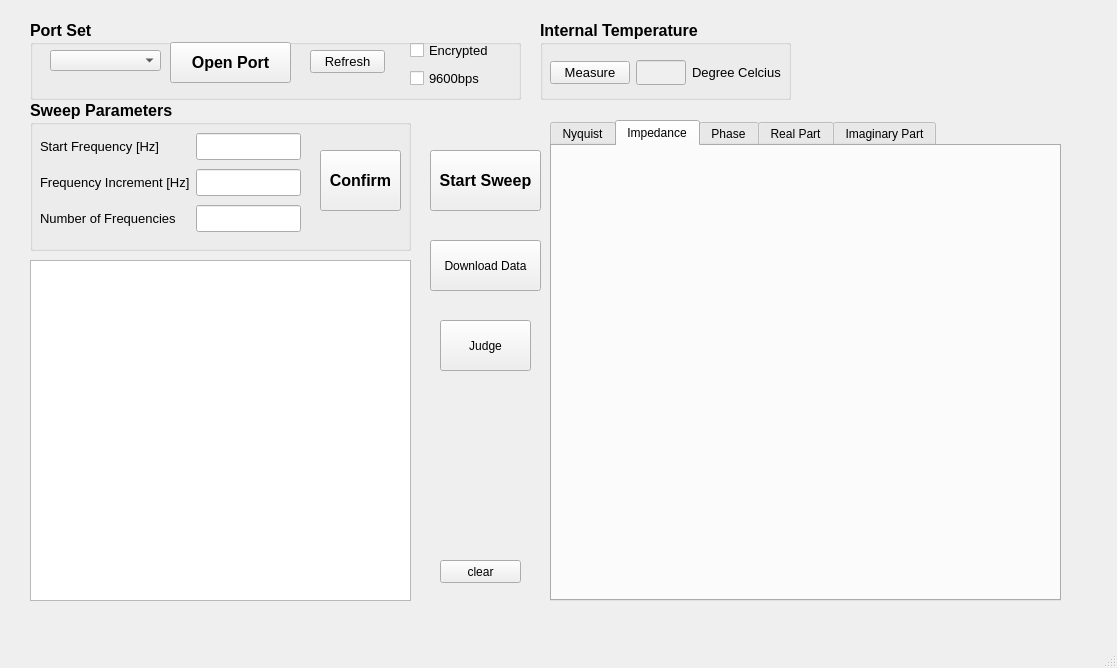
<?xml version="1.0" encoding="UTF-8"?>
<ui version="4.0">
 <class>MainWindow</class>
 <widget class="QMainWindow" name="MainWindow">
  <property name="geometry">
   <rect>
    <x>0</x>
    <y>0</y>
    <width>1117</width>
    <height>668</height>
   </rect>
  </property>
  <property name="minimumSize">
   <size>
    <width>800</width>
    <height>600</height>
   </size>
  </property>
  <property name="maximumSize">
   <size>
    <width>16777215</width>
    <height>16777215</height>
   </size>
  </property>
  <property name="windowTitle">
   <string>User Interface</string>
  </property>
  <widget class="QWidget" name="centralwidget">
   <widget class="QTextBrowser" name="recTEXT">
    <property name="geometry">
     <rect>
      <x>30</x>
      <y>260</y>
      <width>381</width>
      <height>341</height>
     </rect>
    </property>
   </widget>
   <widget class="QPushButton" name="clearButton">
    <property name="geometry">
     <rect>
      <x>440</x>
      <y>560</y>
      <width>81</width>
      <height>23</height>
     </rect>
    </property>
    <property name="text">
     <string>clear</string>
    </property>
   </widget>
   <widget class="QGroupBox" name="groupBox_5">
    <property name="geometry">
     <rect>
      <x>30</x>
      <y>20</y>
      <width>491</width>
      <height>80</height>
     </rect>
    </property>
    <property name="font">
     <font>
      <pointsize>12</pointsize>
      <weight>75</weight>
      <bold>true</bold>
     </font>
    </property>
    <property name="title">
     <string>Port Set</string>
    </property>
    <widget class="QCheckBox" name="checkBoxBPS">
     <property name="geometry">
      <rect>
       <x>380</x>
       <y>50</y>
       <width>71</width>
       <height>16</height>
      </rect>
     </property>
     <property name="font">
      <font>
       <pointsize>10</pointsize>
       <weight>50</weight>
       <bold>false</bold>
      </font>
     </property>
     <property name="text">
      <string>9600bps</string>
     </property>
    </widget>
    <widget class="QComboBox" name="comboBox">
     <property name="geometry">
      <rect>
       <x>20</x>
       <y>30</y>
       <width>111</width>
       <height>21</height>
      </rect>
     </property>
    </widget>
    <widget class="QPushButton" name="refreshButton">
     <property name="geometry">
      <rect>
       <x>280</x>
       <y>30</y>
       <width>75</width>
       <height>23</height>
      </rect>
     </property>
     <property name="font">
      <font>
       <pointsize>10</pointsize>
       <weight>50</weight>
       <bold>false</bold>
      </font>
     </property>
     <property name="text">
      <string>Refresh</string>
     </property>
    </widget>
    <widget class="QPushButton" name="comBUTTON">
     <property name="geometry">
      <rect>
       <x>140</x>
       <y>22</y>
       <width>121</width>
       <height>41</height>
      </rect>
     </property>
     <property name="font">
      <font>
       <pointsize>12</pointsize>
       <weight>75</weight>
       <bold>true</bold>
      </font>
     </property>
     <property name="text">
      <string>Open Port</string>
     </property>
    </widget>
    <widget class="QCheckBox" name="encryptBox">
     <property name="geometry">
      <rect>
       <x>380</x>
       <y>20</y>
       <width>81</width>
       <height>21</height>
      </rect>
     </property>
     <property name="font">
      <font>
       <pointsize>10</pointsize>
       <weight>50</weight>
       <bold>false</bold>
      </font>
     </property>
     <property name="text">
      <string>Encrypted </string>
     </property>
    </widget>
   </widget>
   <widget class="QGroupBox" name="groupBox_4">
    <property name="geometry">
     <rect>
      <x>540</x>
      <y>20</y>
      <width>251</width>
      <height>80</height>
     </rect>
    </property>
    <property name="font">
     <font>
      <pointsize>12</pointsize>
      <weight>75</weight>
      <bold>true</bold>
     </font>
    </property>
    <property name="title">
     <string>Internal Temperature</string>
    </property>
    <widget class="QWidget" name="layoutWidget">
     <property name="geometry">
      <rect>
       <x>10</x>
       <y>40</y>
       <width>231</width>
       <height>25</height>
      </rect>
     </property>
     <layout class="QHBoxLayout" name="horizontalLayout">
      <item>
       <widget class="QPushButton" name="pushButton_2">
        <property name="font">
         <font>
          <pointsize>10</pointsize>
          <weight>50</weight>
          <bold>false</bold>
         </font>
        </property>
        <property name="text">
         <string>Measure</string>
        </property>
       </widget>
      </item>
      <item>
       <widget class="QLineEdit" name="lineEdit">
        <property name="enabled">
         <bool>false</bool>
        </property>
        <property name="maximumSize">
         <size>
          <width>133</width>
          <height>16777215</height>
         </size>
        </property>
       </widget>
      </item>
      <item>
       <widget class="QLabel" name="label_8">
        <property name="font">
         <font>
          <pointsize>10</pointsize>
          <weight>50</weight>
          <bold>false</bold>
         </font>
        </property>
        <property name="text">
         <string>Degree Celcius</string>
        </property>
       </widget>
      </item>
     </layout>
    </widget>
   </widget>
   <widget class="QPushButton" name="pushButton_3">
    <property name="geometry">
     <rect>
      <x>430</x>
      <y>150</y>
      <width>111</width>
      <height>61</height>
     </rect>
    </property>
    <property name="font">
     <font>
      <pointsize>12</pointsize>
      <weight>75</weight>
      <bold>true</bold>
     </font>
    </property>
    <property name="text">
     <string>Start Sweep</string>
    </property>
   </widget>
   <widget class="QPushButton" name="Save_File">
    <property name="geometry">
     <rect>
      <x>430</x>
      <y>240</y>
      <width>111</width>
      <height>51</height>
     </rect>
    </property>
    <property name="text">
     <string>Download Data</string>
    </property>
   </widget>
   <widget class="QPushButton" name="pushButton">
    <property name="geometry">
     <rect>
      <x>440</x>
      <y>320</y>
      <width>91</width>
      <height>51</height>
     </rect>
    </property>
    <property name="text">
     <string>Judge</string>
    </property>
   </widget>
   <widget class="QTabWidget" name="tabWidget">
    <property name="geometry">
     <rect>
      <x>550</x>
      <y>120</y>
      <width>511</width>
      <height>481</height>
     </rect>
    </property>
    <property name="currentIndex">
     <number>1</number>
    </property>
    <widget class="QWidget" name="tab">
     <attribute name="title">
      <string>Nyquist</string>
     </attribute>
     <widget class="QCustomPlot" name="widget" native="true">
      <property name="geometry">
       <rect>
        <x>20</x>
        <y>20</y>
        <width>471</width>
        <height>431</height>
       </rect>
      </property>
     </widget>
    </widget>
    <widget class="QWidget" name="tab_2">
     <attribute name="title">
      <string>Impedance</string>
     </attribute>
     <widget class="QCustomPlot" name="widget_2" native="true">
      <property name="geometry">
       <rect>
        <x>20</x>
        <y>20</y>
        <width>471</width>
        <height>431</height>
       </rect>
      </property>
     </widget>
    </widget>
    <widget class="QWidget" name="tab_3">
     <attribute name="title">
      <string>Phase</string>
     </attribute>
     <widget class="QCustomPlot" name="widget_3" native="true">
      <property name="geometry">
       <rect>
        <x>20</x>
        <y>20</y>
        <width>471</width>
        <height>431</height>
       </rect>
      </property>
     </widget>
    </widget>
    <widget class="QWidget" name="tab_4">
     <attribute name="title">
      <string>Real Part</string>
     </attribute>
     <widget class="QCustomPlot" name="widget_4" native="true">
      <property name="geometry">
       <rect>
        <x>20</x>
        <y>20</y>
        <width>471</width>
        <height>431</height>
       </rect>
      </property>
     </widget>
    </widget>
    <widget class="QWidget" name="tab_5">
     <attribute name="title">
      <string>Imaginary Part</string>
     </attribute>
     <widget class="QCustomPlot" name="widget_5" native="true">
      <property name="geometry">
       <rect>
        <x>20</x>
        <y>20</y>
        <width>471</width>
        <height>431</height>
       </rect>
      </property>
     </widget>
    </widget>
   </widget>
   <widget class="QGroupBox" name="groupBox">
    <property name="geometry">
     <rect>
      <x>30</x>
      <y>100</y>
      <width>381</width>
      <height>151</height>
     </rect>
    </property>
    <property name="font">
     <font>
      <pointsize>12</pointsize>
      <weight>75</weight>
      <bold>true</bold>
     </font>
    </property>
    <property name="title">
     <string>Sweep Parameters</string>
    </property>
    <property name="flat">
     <bool>false</bool>
    </property>
    <widget class="QWidget" name="layoutWidget_2">
     <property name="geometry">
      <rect>
       <x>10</x>
       <y>30</y>
       <width>261</width>
       <height>108</height>
      </rect>
     </property>
     <layout class="QGridLayout" name="gridLayout">
      <item row="0" column="0">
       <widget class="QLabel" name="label_4">
        <property name="enabled">
         <bool>true</bool>
        </property>
        <property name="font">
         <font>
          <pointsize>10</pointsize>
          <weight>50</weight>
          <bold>false</bold>
         </font>
        </property>
        <property name="lineWidth">
         <number>1</number>
        </property>
        <property name="text">
         <string>Start Frequency [Hz]</string>
        </property>
       </widget>
      </item>
      <item row="0" column="1">
       <widget class="QLineEdit" name="line_StartFreq">
        <property name="enabled">
         <bool>true</bool>
        </property>
       </widget>
      </item>
      <item row="2" column="1">
       <widget class="QLineEdit" name="line_NumFreq">
        <property name="enabled">
         <bool>true</bool>
        </property>
       </widget>
      </item>
      <item row="2" column="0">
       <widget class="QLabel" name="label_6">
        <property name="enabled">
         <bool>true</bool>
        </property>
        <property name="font">
         <font>
          <pointsize>10</pointsize>
          <weight>50</weight>
          <bold>false</bold>
         </font>
        </property>
        <property name="text">
         <string>Number of Frequencies</string>
        </property>
       </widget>
      </item>
      <item row="1" column="0">
       <widget class="QLabel" name="label_5">
        <property name="enabled">
         <bool>true</bool>
        </property>
        <property name="font">
         <font>
          <pointsize>10</pointsize>
          <weight>50</weight>
          <bold>false</bold>
         </font>
        </property>
        <property name="text">
         <string>Frequency Increment [Hz]</string>
        </property>
       </widget>
      </item>
      <item row="1" column="1">
       <widget class="QLineEdit" name="line_FreqInc">
        <property name="enabled">
         <bool>true</bool>
        </property>
       </widget>
      </item>
     </layout>
    </widget>
    <widget class="QPushButton" name="pushButton_4">
     <property name="geometry">
      <rect>
       <x>290</x>
       <y>50</y>
       <width>81</width>
       <height>61</height>
      </rect>
     </property>
     <property name="text">
      <string>Confirm</string>
     </property>
    </widget>
   </widget>
  </widget>
  <widget class="QMenuBar" name="menubar">
   <property name="geometry">
    <rect>
     <x>0</x>
     <y>0</y>
     <width>1117</width>
     <height>23</height>
    </rect>
   </property>
  </widget>
  <widget class="QStatusBar" name="statusbar"/>
 </widget>
 <customwidgets>
  <customwidget>
   <class>QCustomPlot</class>
   <extends>QWidget</extends>
   <header>qcustomplot.h</header>
   <container>1</container>
  </customwidget>
 </customwidgets>
 <resources/>
 <connections/>
</ui>
